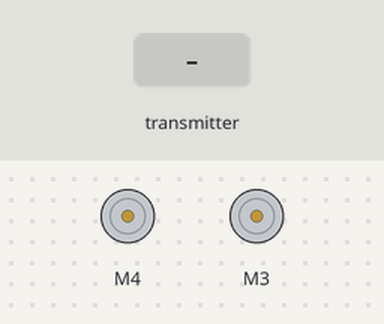
This sketch was run on a simulated Arduino Uno, built with avr-gcc and run on an emulated ATmega328P. Parts: 2 × DC motor (green arrow = forward, orange = backward, longer = faster). The test bench sets the inputs (shaded band). No radio packets arrive unless stated.

Above: at 1.2 s.
1.3 s: the transmitter starts sending data.0 = 0
At 2.3 s:
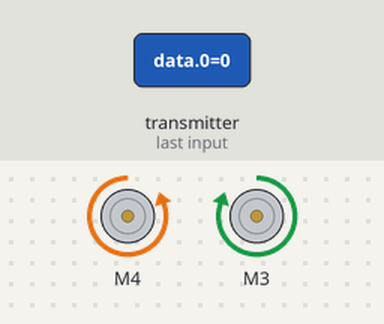
2.8 s: the transmitter starts sending data.1 = 256
At 3.4 s:
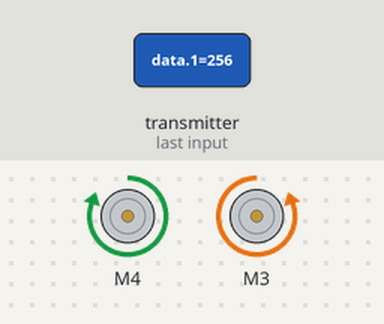
4.3 s: the transmitter starts sending data.1 = 0
At 5.5 s:
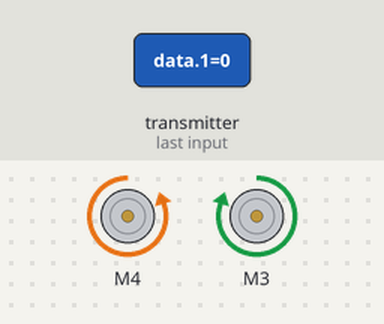
5.8 s: the transmitter starts sending data.1 = 512
At 6.9 s:
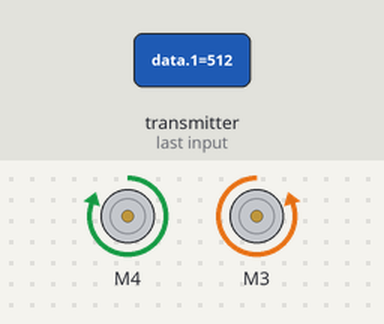
Timing chart, 0 to 8.8 s (numbered marks = the images above; inputs shaded):
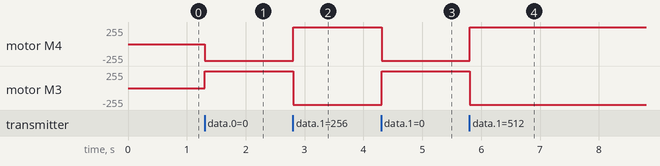

The sketch:

remotely_control_receiver.ino
```cpp
#include <SPI.h>      //SPI library for communicate with the nRF24L01+
#include "RF24.h"
#include <AFMotor.h>

//Define enable pins of the Motors
const int enbA = 3;
const int enbB = 5;
AF_DCMotor motor1(4);
AF_DCMotor motor2(3);


//Define packet for the direction (X axis and Y axis)
int data[2];

//Define object from RF24 library - 9 and 10 are a digital pin numbers to which signals CE and CSN are connected
RF24 radio(9,10);

//Create a pipe addresses for the communicate
const uint64_t pipe = 0xE8E8F0F0E1LL;

void setup(){

  motor1.setSpeed(200);
  motor1.run(RELEASE);
  motor2.setSpeed(200);
  motor2.run(RELEASE);


  Serial.begin(9600);
  radio.begin();                    //Start the nRF24 communicate
  radio.openReadingPipe(1, pipe);   //Sets the address of the transmitter to which the program will receive data.
  radio.startListening();
  }

void loop(){
  uint8_t i;
  if (radio.available()){
    radio.read(data, sizeof(data));


    if(data[0] > 380){
  motor1.run(FORWARD);
  motor2.run(FORWARD);
  // Accelerate from zero to maximum speed
  for (i=0; i<255; i++)
  {
    motor1.setSpeed(i);
    motor2.setSpeed(i);

  }
    }

    if(data[0] < 310){
      //backward
  motor1.run(BACKWARD);
  motor2.run(BACKWARD);

  // Accelerate from zero to maximum speed
  for (i=0; i<255; i++)
  {
    motor1.setSpeed(i);
    motor2.setSpeed(i);

  }
    }

    if(data[1] > 180){
      //left
 motor1.run(FORWARD);
 motor2.run(BACKWARD);
   for (i=0; i<255; i++)
  {
    motor1.setSpeed(i);
    motor2.setSpeed(i);

  }
    }

    if(data[1] < 110){
      //right
 motor1.run(BACKWARD);
 motor2.run(FORWARD);
   for (i=0; i<255; i++)
  {
    motor1.setSpeed(i);
    motor2.setSpeed(i);

    }}

    if(data[0] > 330 && data[0] < 360 && data[1] > 130 && data[1] < 160){
      //stop car
     motor1.setSpeed(200);
     motor1.run(RELEASE);
     motor2.setSpeed(200);
     motor2.run(RELEASE);
    }
  }
}
```

Measured:
- after the input at 1.3 s, motor M4: stopped → backward 254/255 at once; motor M3: stopped → forward 254/255 at once
- after the input at 2.8 s, motor M4: backward 254/255 → forward 254/255 at once; motor M3: forward 254/255 → backward 254/255 at once
- after the input at 4.3 s, motor M4: forward 254/255 → backward 254/255 at once; motor M3: backward 254/255 → forward 254/255 at once
- after the input at 5.8 s, motor M4: backward 254/255 → forward 254/255 at once; motor M3: forward 254/255 → backward 254/255 at once
